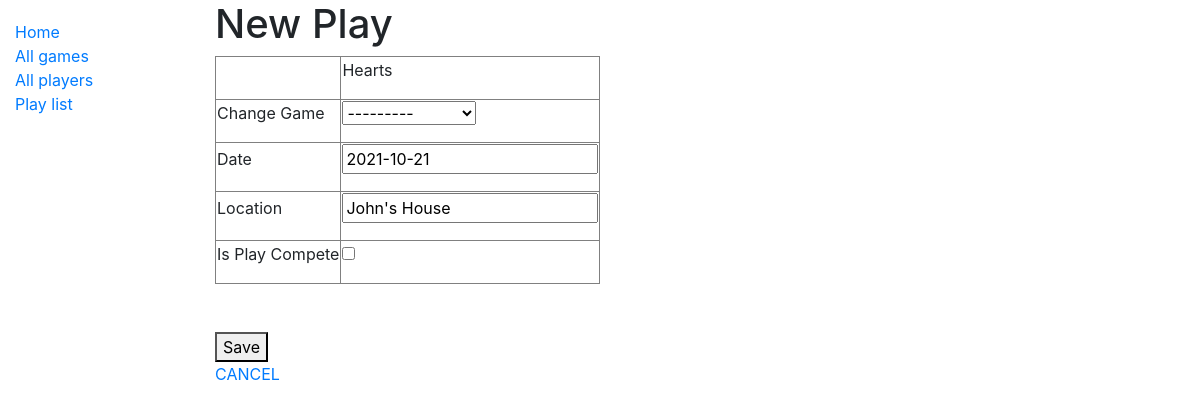
The app's page /play/4/update/ with its own data.
### scorekeeping/game/models.py (models this page shows, shortened)
class Game(models.Model):
    description = models.CharField(max_length=20)
    rules_link = models.URLField(max_length=60, default='https://google.com')
    rules_text = models.TextField()
    def __str__(self):
        return f'{self.description}'

### scorekeeping/play/models.py (models this page shows, shortened)
class Play(models.Model):
    game = models.ForeignKey('game.Game', on_delete=models.RESTRICT)
    players = models.ManyToManyField('player.Player')
    hands = models.ManyToManyField('score.Hand')
    play_date = models.DateField(auto_now=False, default ='2021-10-20')
    location = models.CharField(max_length=30)
    play_complete = models.BooleanField(default=False)

### scorekeeping/play/views.py (the view, shortened to what this page needs)
# urls.py: path('play/<int:pk>/update/', views.PlayUpdate.as_view(), name='play-update'),
class PlayUpdate(View):
    model = Play()
    def get(self, request, pk):
        play = get_object_or_404(Play, pk=pk)
        form = PlayCreateForm(initial={'location': play.location, 'play_date': play.play_date, 'play_complete': play.play_complete})
        context = {'form':form,'game_desc': play.game.description}
        return render(request, 'play_form_update.html', context)

### scorekeeping/play/forms.py (shortened to what this page needs)
class PlayCreateForm(forms.Form):
    play_today = date.today()
    game = forms.ModelChoiceField(queryset=Game.objects.all(), to_field_name='id', label="Choose Game")
    location = forms.CharField(max_length=30)
    play_date = forms.DateField()
    play_complete = forms.BooleanField(required=False)

### scorekeeping/play/templates/play_form_update.html (shortened to what this page needs)
<!DOCTYPE html>
{% extends "base_generic.html" %}
  {% load static %}
  {% block content%}
    <h1> New Play</h1>
    <form method="POST">
      <table border="1">
          <tr>
              <td>
              </td>
              <td>
              {% block gamedesc %}
              <p>{{ game_desc }}</p>
              {% endblock %}
              </td>
          </tr>
          <tr>
              <tbody>
                 <td>
                    <p>Change Game</p>
              </td>
              <td>
                <p>{{ form.game }}</p>
              </td>
          </tr>
          <tr>
              <td>
                <p>Date</p>
              </td>
              <td>
                <p>{{ form.play_date }}</p>
              </td>
          </tr>
          <tr>
              <td>
                <p>Location</p>
              </td>
              <td>
                <p>{{ form.location }}</p>
              </td>
          </tr>
          <tr>
              <td>
                <p>Is Play Compete</p>
              </td>
              <td>
                <p>{{ form.play_complete }}</p>
              </td>
          </tr>
      </table>
      <br><br>
      <button type"submit">Save</button><br>
      <a href="{% url 'play-list' %}">CANCEL</a>
    </form>
    {% endblock %}

### records on screen
Game: description "Hearts"
Play: game "---------", play_date "2021-10-21", location "John's House"
